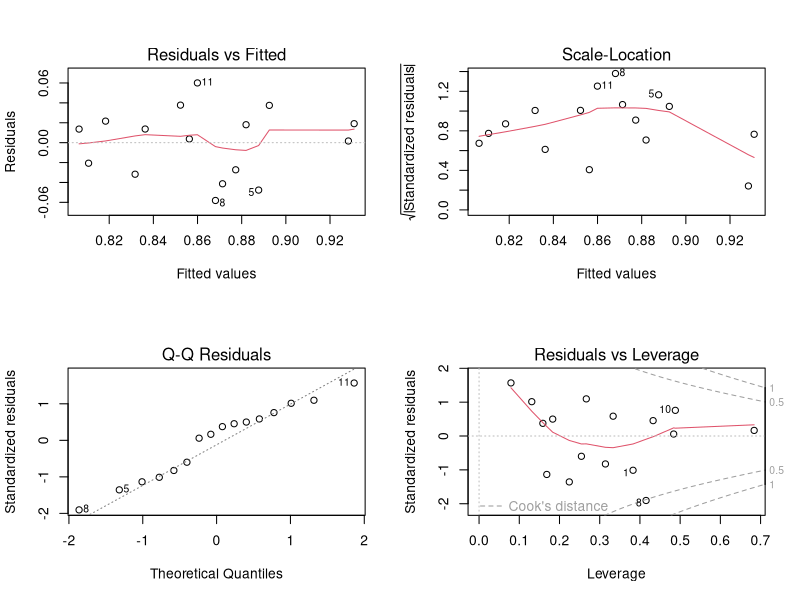

R code for this plot:
# Multiple linear regression (mlr) example: 
# fit <- lm(y ~ x1 + x2 + x3, data=mydata) # ~: tilde symbol
  
#  Load data:
  df<- read.csv("LAI_factors.csv")
  View(df)
  head(df)

#  Rename some long names of columns:
  library(tidyverse)
  df<- df %>% 
    rename(
      lst = LST_India,
      temp = Mean_air_tem_India,
      precip = Total_precipitation_India,
      humid = Hum_India
    )
  head(df)

  #### MLR
  fit1 <- lm(LAI_China ~ LST_China + Tem_China + Precipitation_China + Hum_China, data = df) #building model
  fit2 <- lm(LAI_India ~ lst+ temp + precip + humid, data = df)
  
  summary(fit1) # show results
  coefficients(fit1) # model coefficients
  confint(fit1, level=0.95) # CIs for model parameters
  fitted(fit1) # predicted values
  residuals(fit1) # residuals
  anova(fit1) # anova table
  vcov(fit1) # covariance matrix for model parameters
  influence(fit1) # regression diagnostics
  
  summary(fit2)
  coefficients(fit2)
  confint(fit2, level=0.95)
  fitted(fit2)
  residuals(fit2) 
  anova(fit2) 
  vcov(fit2) 
  influence(fit2) 
  
  #### Diagnostic plots:  
 # Checks for heteroscedasticity, normality, and influential observations

  layout(matrix(c(1,2,3,4),2,2)) # optional 4 graphs/page
  plot(fit1)

  #### Remove not significant variables from model:
  fit3 <- lm(LAI_India ~ lst+ temp , data = df) # ~: tilde symbol
  coefficients(fit3)
  #(Intercept)         lst        temp 
  # 1.2433245  -0.1124670   0.1154845
  
  #### Interpret the results
#  In our example, it can be seen that p-value of the F-statistic (fit2) is 0.004692, which is significant. 
  # This means that, at least, one of the predictor variables is significantly related to the outcome variable.
  
#  LAI in India is significantly associated with lst and air temperature. 
  # Decreasing one degree of lst and increasing air temperature leads to an increase of 0.12 unite in LAI.
  
  #### Model accuracy assessment
#  We can use R2 and Residual Standard Error (RSE) in summary. 
  # An R2 value close to 1 displays that the model interprets a large portion of the variance in the outcome variable. 
  # While the RSE provides a measure of error of prediction.
  
  
  #### Extracting R-squared 
  summary(fit3)$r.squared  
  # 0.6575707
  summary(fit3)$adj.r.squared
  # 0.6048892
